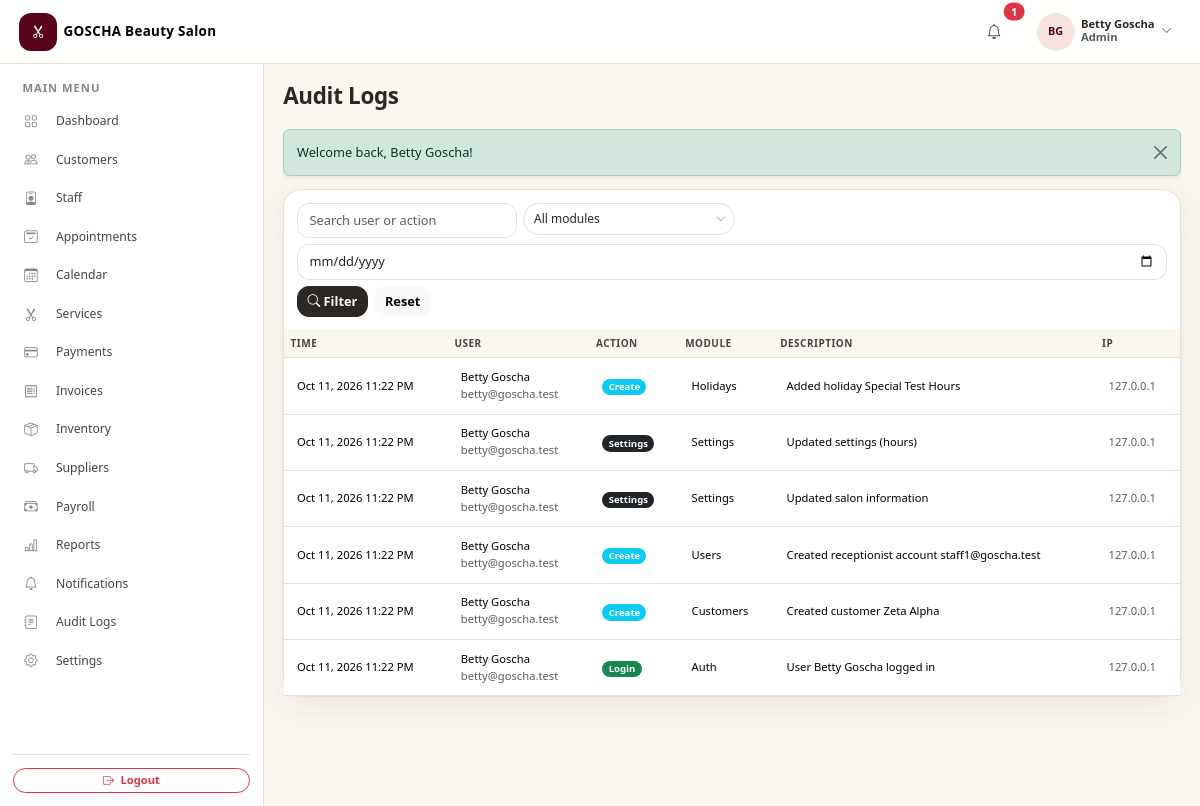
The app's page /admin/audit-logs.php (signed in) with its own data.
### tables this page shows
CREATE TABLE `users` (
  `id` int(11) NOT NULL AUTO_INCREMENT,
  `salon_id` int(11) NOT NULL,
  `name` varchar(100) NOT NULL,
  `first_name` varchar(100) DEFAULT NULL,
  `last_name` varchar(100) DEFAULT NULL,
  `email` varchar(255) NOT NULL,
  `phone` varchar(20) DEFAULT NULL,
  `password` varchar(255) NOT NULL,
  `role` enum('admin','receptionist') NOT NULL DEFAULT 'admin',
  `status` enum('active','inactive') NOT NULL DEFAULT 'active',
  `created_at` datetime NOT NULL DEFAULT current_timestamp(),
  `updated_at` datetime NOT NULL DEFAULT current_timestamp() ON UPDATE current_timestamp(),
  PRIMARY KEY (`id`),
  UNIQUE KEY `uq_users_email` (`email`),
  KEY `idx_users_salon` (`salon_id`),
  CONSTRAINT `fk_users_salon` FOREIGN KEY (`salon_id`) REFERENCES `salons` (`id`)
);

CREATE TABLE `salons` (
  `id` int(11) NOT NULL AUTO_INCREMENT,
  `salon_name` varchar(150) NOT NULL,
  `owner_first_name` varchar(100) DEFAULT NULL,
  `owner_last_name` varchar(100) DEFAULT NULL,
  `email` varchar(255) DEFAULT NULL,
  `phone` varchar(20) DEFAULT NULL,
  `address` varchar(255) DEFAULT NULL,
  `timezone` varchar(64) NOT NULL DEFAULT 'Africa/Addis_Ababa',
  `currency` char(3) NOT NULL DEFAULT 'ETB',
  `status` enum('active','inactive') NOT NULL DEFAULT 'active',
  `setup_completed_at` datetime DEFAULT NULL,
  `created_at` datetime NOT NULL DEFAULT current_timestamp(),
  `updated_at` datetime NOT NULL DEFAULT current_timestamp() ON UPDATE current_timestamp(),
  PRIMARY KEY (`id`),
  UNIQUE KEY `uq_salons_name` (`salon_name`),
  KEY `idx_salons_status` (`status`)
);

CREATE TABLE `audit_logs` (
  `id` int(11) NOT NULL AUTO_INCREMENT,
  `salon_id` int(11) NOT NULL,
  `user_id` int(11) DEFAULT NULL,
  `action` varchar(50) NOT NULL,
  `module` varchar(50) NOT NULL,
  `description` varchar(255) DEFAULT NULL,
  `ip_address` varchar(45) DEFAULT NULL,
  `created_at` datetime NOT NULL DEFAULT current_timestamp(),
  PRIMARY KEY (`id`),
  KEY `idx_audit_user` (`user_id`),
  KEY `idx_audit_module` (`module`),
  KEY `idx_audit_logs_salon` (`salon_id`),
  CONSTRAINT `fk_audit_logs_salon` FOREIGN KEY (`salon_id`) REFERENCES `salons` (`id`),
  CONSTRAINT `fk_audit_user` FOREIGN KEY (`user_id`) REFERENCES `users` (`id`) ON DELETE SET NULL
);

### admin/audit-logs.php (called while the page is built)
<?php
require_once __DIR__ . '/../includes/init.php';
require_role('admin');
include __DIR__ . '/../modules/audit-logs.php';

### includes/auth.php (called while the page is built, shortened)
<?php
function is_logged_in(): bool
{
    return isset($_SESSION['user_id']);
}
function current_user(): ?array
{
    static $cache = [];
    $key = (string)(int)$_SESSION['user_id'];
    if (array_key_exists($key, $cache)) {
        return $cache[$key] ?: null;
    }
    try {
        $stmt = db()->prepare('SELECT * FROM users WHERE id = :id LIMIT 1');
        $stmt->execute(['id' => (int)$_SESSION['user_id']]);
        $row = $stmt->fetch();
        $cache[$key] = $row;
        return $row;
    } catch (Throwable $e) {
        $cache[$key] = null;
        return null;
    }
}
function current_user_role(): ?string
{
    $u = current_user();
    return $u ? $u['role'] : null;
}

### config/database.php (called while the page is built, shortened)
<?php
function db(): PDO
{
    static $pdo = null;
    if ($pdo === null) {
        $options = [
            PDO::ATTR_ERRMODE            => PDO::ERRMODE_EXCEPTION,
            PDO::ATTR_DEFAULT_FETCH_MODE => PDO::FETCH_ASSOC,
            PDO::ATTR_EMULATE_PREPARES   => false,
        ];
        try {
            $pdo = new PDO(
                'mysql:host=' . DB_HOST . ';dbname=' . DB_NAME . ';charset=utf8mb4',
                DB_USER,
                DB_PASS,
                $options
            );
        } catch (PDOException $e) {
            http_response_code(500);
            exit('Database connection failed. Please check config/database.php and make sure MySQL is running.');
        }
    }
    return $pdo;
}

### includes/scheduling.php (called while the page is built, shortened)
<?php
function salon_profile(bool $refresh = false): ?array
{
    static $cache = [];
    static $loaded = [];
    $salonId = default_salon_id();
    if (isset($loaded[$salonId])) {
        return $cache[$salonId];
    }
    $loaded[$salonId] = true;
    try {
        $stmt = db()->prepare('SELECT * FROM salons WHERE id = :id LIMIT 1');
        $stmt->execute(['id' => $salonId]);
        $cache[$salonId] = $stmt->fetch() ?: null;
    } catch (Throwable $e) {
        $cache[$salonId] = null;
    }
    return $cache[$salonId];
}
function salon_profile_is_configured(): bool
{
    $profile = salon_profile();
    return is_array($profile) && !empty($profile['setup_completed_at']);
}
function require_setup_completed(): void
{
    if (PHP_SAPI === 'cli' || salon_profile_is_configured()) {
        return;
    }
}
    ?>

### includes/init.php (called while the page is built, shortened)
<?php
require_once __DIR__ . '/../config/database.php';
require_once __DIR__ . '/functions.php';
require_once __DIR__ . '/auth.php';
require_once __DIR__ . '/tenant.php';
require_once __DIR__ . '/permissions.php';
require_once __DIR__ . '/alerts.php';
require_once __DIR__ . '/scheduling.php';
require_setup_completed();

### includes/tenant.php (called while the page is built, shortened)
<?php
function current_salon_id(): ?int
{
    $override = defined('FORCE_SALON_ID') ? (int)FORCE_SALON_ID : 0;
    $sessionSalon = (int)($_SESSION['salon_id'] ?? 0);
    $userSalon    = 0;
    try {
        $stmt = db()->prepare('SELECT salon_id FROM users WHERE id = :id LIMIT 1');
        $stmt->execute(['id' => (int)$_SESSION['user_id']]);
        $userSalon = (int)($stmt->fetchColumn() ?: 0);
    } catch (Throwable $e) {
        $userSalon = 0;
    }
    return $userSalon;
}
function default_salon_id(): int
{
    $id = current_salon_id();
    if ($id !== null && $id > 0) {
        return $id;
    }
    return 0;
}
function current_salon(): ?array
{
    static $cache = [];
    static $loaded = [];
    $id = current_salon_id();
    if (array_key_exists($id, $loaded)) {
        return $cache[$id];
    }
    try {
        $stmt = db()->prepare('SELECT * FROM salons WHERE id = :id LIMIT 1');
        $stmt->execute(['id' => $id]);
        $row = $stmt->fetch() ?: null;
    } catch (Throwable $e) {
        $row = null;
    }
    $cache[$id]  = $row;
    return $row;
}
function require_salon_context(): int
{
    $id = current_salon_id();
    $salon = current_salon();
    return $id;
}

### includes/permissions.php (called while the page is built, shortened)
<?php
function is_admin(): bool
{
    return current_user_role() === 'admin';
}
function require_login(): void
{
    require_salon_context();
}
function require_role(string $role): void
{
    require_login();
    if (current_user_role() !== $role) {
        render_forbidden();
    }
}
    ?>

### includes/functions.php (called while the page is built, shortened)
<?php
function e($value): string
{
    return htmlspecialchars((string)$value, ENT_QUOTES, 'UTF-8');
}
function base_url(string $path = ''): string
{
    static $base = null;
    if ($base === null) {
        $rootDir   = realpath(dirname(__DIR__));
        $scriptDir = realpath(dirname($_SERVER['SCRIPT_FILENAME'] ?? __DIR__));
        $depth = 0;
        $dir   = $scriptDir;
        while ($dir && $rootDir && realpath($dir) !== $rootDir && strpos(realpath($dir), $rootDir) === 0) {
            $depth++;
            $dir = dirname($dir);
        }
        $base = str_repeat('../', $depth);
    }
    return $base . $path;
}
function fmt_datetime($datetime): string
{
    return date('M j, Y g:i A', strtotime((string)$datetime));
}
function initials(string $name): string
{
    $parts = preg_split('/\s+/', trim($name));
    $out = '';
    foreach (array_slice($parts, 0, 2) as $p) {
        if ($p !== '') {
            $out .= mb_substr($p, 0, 1);
        }
    }
    return strtoupper($out ?: '?');
}
function &_settings_cache(): array
{
    static $cache = [];
    return $cache;
}
function settings_salon_id(): int
{
    if (function_exists('default_salon_id')) {
        $id = default_salon_id();
        if ($id > 0) {
            return $id;
        }
    }
}
function get_setting(string $key, $default = null)
{
    $salonId = settings_salon_id();
    $cache =& _settings_cache();
    if (($cache['_generation'] ?? -1) !== settings_cache_generation()
        || !isset($cache['_salons'][$salonId])) {
        $loaded = [];
        try {
            $stmt = db()->prepare(
                'SELECT setting_key, setting_value FROM settings WHERE salon_id = :sid'
            );
            $stmt->execute(['sid' => $salonId]);
            foreach ($stmt->fetchAll() as $row) {
                $loaded[$row['setting_key']] = $row['setting_value'];
            }
        } catch (Throwable $e) {
        }
        if (!isset($cache['_salons']) || !is_array($cache['_salons'])) {
            $cache['_salons'] = [];
        }
        $cache['_salons'][$salonId] = $loaded;
    }
    $value = $cache['_salons'][$salonId][$key] ?? null;
    return ($value !== null && $value !== '') ? $value : $default;
}
function settings_cache_generation(): int
{
    return (int)($GLOBALS['__settings_cache_generation'] ?? 0);
}
function salon_name(): string
{
    if (function_exists('salon_profile')) {
        $profile = salon_profile();
        if (is_array($profile) && trim((string)($profile['salon_name'] ?? '')) !== '') {
            return (string)$profile['salon_name'];
        }
    }
    $mirrored = trim((string)get_setting('salon_name', ''));
    return $mirrored !== '' ? $mirrored : 'Your Salon';
}
function salon_logo_path(): string
{
    return trim((string)get_setting('salon_logo', ''));
}
function salon_logo_url(): string
{
    $path = salon_logo_path();
    if ($path === '') {
        return '';
    }
    $normalized = ltrim(str_replace('\\', '/', $path), '/');
    $url = base_url($normalized);
    return $url;
}
function paginate(int $total, int $perPage, int $page): array
{
    $totalPages = max(1, (int)ceil($total / $perPage));
    $page       = max(1, min($page, $totalPages));
    return [
        'total'       => $total,
        'perPage'     => $perPage,
        'page'        => $page,
        'totalPages'  => $totalPages,
        'offset'      => ($page - 1) * $perPage,
        'hasPrev'     => $page > 1,
        'hasNext'     => $page < $totalPages,
        'prevPage'    => $page - 1,
        'nextPage'    => $page + 1,
    ];
}

### modules/audit-logs.php (the view, shortened to what this page needs)
<?php
$salonId = (int)current_salon_id();
$q       = trim($_GET['q'] ?? '');
$date    = $_GET['date'] ?? '';
$page    = max(1, (int)($_GET['page'] ?? 1));
$perPage = 20;
$where  = [];
$params = [];
$where[]       = 'l.salon_id = :sid';
$params['sid'] = $salonId;
$whereSql = $where ? 'WHERE ' . implode(' AND ', $where) : '';
$stmt = db()->prepare("SELECT COUNT(*) FROM audit_logs l LEFT JOIN users u ON u.id = l.user_id AND u.salon_id = l.salon_id {$whereSql}");
$stmt->execute($params);
$total = (int)$stmt->fetchColumn();
$pg    = paginate($total, $perPage, $page);
$stmt = db()->prepare(
    "SELECT l.*, u.name AS user_name, u.email AS user_email
     FROM audit_logs l LEFT JOIN users u ON u.id = l.user_id AND u.salon_id = l.salon_id
     {$whereSql}
     ORDER BY l.created_at DESC, l.id DESC
     LIMIT {$perPage} OFFSET {$pg['offset']}"
);
$stmt->execute($params);
$logs = $stmt->fetchAll();
$actionColors = [
    'login' => 'success', 'logout' => 'secondary', 'create' => 'info', 'update' => 'warning',
    'delete' => 'danger', 'payment' => 'primary', 'status' => 'info', 'settings' => 'dark',
];
include __DIR__ . '/../includes/header.php';
?>
<div class="card table-card">
    <div class="card-body p-3">
        <form method="get" action="audit-logs.php" class="d-flex flex-wrap gap-2">
            <input type="text" class="form-control" name="q" value="<?php echo e($q); ?>" placeholder="Search user or action" style="width:220px;">
            <input type="date" class="form-control" name="date" value="<?php echo e($date); ?>">
            <button class="btn btn-charcoal" type="submit"><i class="bi bi-search me-1"></i>Filter</button>
            <a href="audit-logs.php" class="btn btn-light">Reset</a>
        </form>
    </div>
    <div class="table-responsive">
        <table class="table table-hover align-middle mb-0">
            <thead><tr><th>Time</th><th>User</th><th>Action</th><th>Module</th><th>Description</th><th>IP</th></tr></thead>
            <tbody>
            <?php if (!$logs): ?>
                <tr><td colspan="6"><div class="empty-state"><div class="icon"><i class="bi bi-journal-text"></i></div><p class="text-muted mb-0">No audit records found.</p></div></td></tr>
            <?php else: foreach ($logs as $log): ?>
                <tr>
                    <td class="small text-nowrap"><?php echo fmt_datetime($log['created_at']); ?></td>
                    <td class="small"><?php echo $log['user_name'] ? e($log['user_name']) : '<span class="text-muted">—</span>'; ?><br><span class="text-muted"><?php echo $log['user_email'] ? e($log['user_email']) : 'System'; ?></span></td>
                    <td><span class="badge rounded-pill bg-<?php echo $actionColors[$log['action']] ?? 'light'; ?> text-white"><?php echo e(ucfirst($log['action'])); ?></span></td>
                    <td class="small"><?php echo e(ucwords(str_replace('-', ' ', $log['module']))); ?></td>
                    <td class="small"><?php echo e($log['description']); ?></td>
                    <td class="small text-muted"><?php echo e($log['ip_address'] ?: '—'); ?></td>
                </tr>
            <?php endforeach; endif; ?>
            </tbody>
        </table>
    </div>
</div>
<?php include __DIR__ . '/../includes/footer.php'; ?>

### includes/navbar.php (shortened to what this page needs)
<?php
$user = current_user();
$isAdmin = is_admin();
$base = $isAdmin ? 'admin' : 'receptionist';
$dashUrl = base_url($base . '/dashboard.php');
$unreadCount = 0;
try {
    $salonId = (int)current_salon_id();
    $stmt = db()->prepare('SELECT COUNT(*) AS c FROM notifications WHERE user_id = :uid AND salon_id = :sid AND is_read = 0');
    $stmt->execute(['uid' => $user['id'], 'sid' => $salonId]);
    $unreadCount = (int)$stmt->fetch()['c'];
    $stmt = db()->prepare('SELECT * FROM notifications WHERE user_id = :uid AND salon_id = :sid ORDER BY created_at DESC LIMIT 5');
    $stmt->execute(['uid' => $user['id'], 'sid' => $salonId]);
    $recentNotes = $stmt->fetchAll();
} catch (Throwable $e) {
}
?>
<nav class="navbar app-navbar navbar-expand-lg sticky-top">
    <div class="container-fluid px-3 px-lg-4">
        <?php $brandLogo = salon_logo_url(); ?>
        <a class="navbar-brand d-flex align-items-center gap-2 fw-semibold" href="<?php echo $dashUrl; ?>">
            <?php if ($brandLogo !== ''): ?>
                <img src="<?php echo e($brandLogo); ?>" alt="<?php echo e(salon_name()); ?> logo" class="brand-logo">
            <?php else: ?>
                <span class="brand-mark"><i class="bi bi-scissors"></i></span>
            <?php endif; ?>
            <span class="brand-name d-none d-sm-inline"><?php echo e(salon_name()); ?></span>
        </a>
        <div class="d-flex align-items-center gap-2 gap-lg-3 ms-auto">
            <div class="dropdown">
                <button class="btn btn-icon position-relative" type="button" data-bs-toggle="dropdown" aria-expanded="false" title="Notifications">
                    <i class="bi bi-bell"></i>
                    <?php if ($unreadCount > 0): ?>
                        <span class="position-absolute top-0 start-100 translate-middle badge rounded-pill bg-danger">
                            <?php echo $unreadCount > 9 ? '9+' : $unreadCount; ?>
                        </span>
                    <?php endif; ?>
                </button>
            </div>
            <div class="dropdown">
                <button class="btn btn-user d-flex align-items-center gap-2" type="button" data-bs-toggle="dropdown" aria-expanded="false">
                    <span class="avatar"><?php echo e(initials($user['name'])); ?></span>
                    <span class="d-none d-md-block text-start">
                        <span class="d-block user-name small lh-1"><?php echo e($user['name']); ?></span>
                        <span class="d-block user-role small text-muted"><?php echo e(ucfirst($user['role'])); ?></span>
                    </span>
                    <i class="bi bi-chevron-down small text-muted"></i>
                </button>
            </div>
        </div>
    </div>
</nav>

### records on screen
users: salon.salon_name "GOSCHA Beauty Salon", name "BG", name "Betty Goscha", role "Admin"
audit_logs: created_at "Oct 11, 2026 11:22 PM", user.name "Betty Goscha", user.email "betty@goscha.test", action "Create", module "Holidays", description "Added holiday Special Test Hours", ip_address "127.0.0.1"
audit_logs: created_at "Oct 11, 2026 11:22 PM", user.name "Betty Goscha", user.email "betty@goscha.test", action "Settings", module "Settings", description "Updated settings (hours)", ip_address "127.0.0.1"
audit_logs: created_at "Oct 11, 2026 11:22 PM", user.name "Betty Goscha", user.email "betty@goscha.test", action "Settings", module "Settings", description "Updated salon information", ip_address "127.0.0.1"
audit_logs: created_at "Oct 11, 2026 11:22 PM", user.name "Betty Goscha", user.email "betty@goscha.test", action "Create", module "Users", description "Created receptionist account staff1@goscha.test", ip_address "127.0.0.1"
audit_logs: created_at "Oct 11, 2026 11:22 PM", user.name "Betty Goscha", user.email "betty@goscha.test", action "Create", module "Customers", description "Created customer Zeta Alpha", ip_address "127.0.0.1"
audit_logs: created_at "Oct 11, 2026 11:22 PM", user.name "Betty Goscha", user.email "betty@goscha.test", action "Login", module "Auth", description "User Betty Goscha logged in", ip_address "127.0.0.1"

### other values on screen
$unreadCount "1"
$label "Dashboard"
$label "Customers"
$label "Staff"
$label "Appointments"
$label "Calendar"
$label "Services"
$label "Payments"
$label "Invoices"
$label "Inventory"
$label "Suppliers"
$label "Payroll"
$label "Reports"
$label "Notifications"
$label "Audit Logs"
